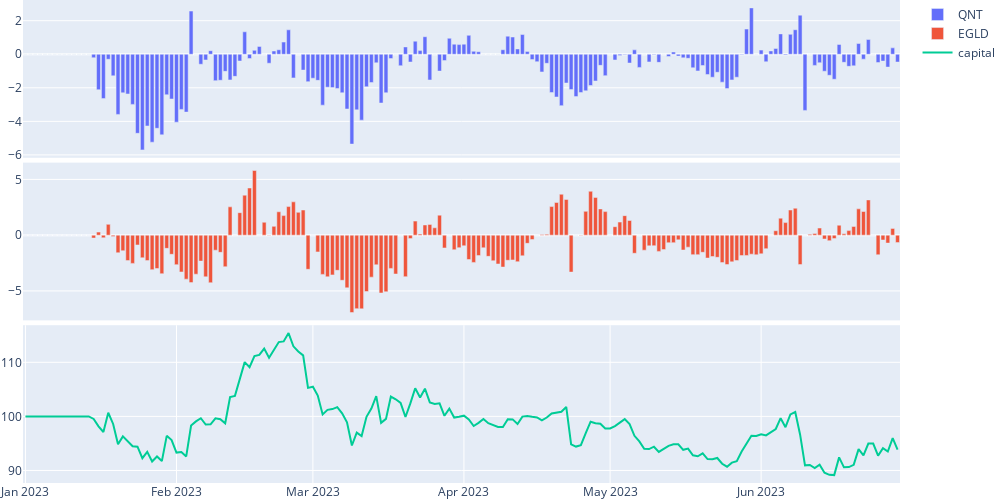

Notebook code for this chart:
### Code cell
w.report.plot("pnl", True)

### Figure 1 — Plotly figure (JSON) as saved in the notebook; plotly's stock layout.template omitted (floating-point values rounded to 4 significant figures; data arrays with more than 128 entries replaced by an {"elided": "..."} marker saying what was removed)
{"data": [{"name": "QNT", "type": "bar", "x": {"elided": "180 str values"}, "xaxis": "x", "y": {"elided": "180 float values"}, "yaxis": "y"}, {"name": "EGLD", "type": "bar", "x": {"elided": "180 str values"}, "xaxis": "x2", "y": {"elided": "180 float values"}, "yaxis": "y2"}, {"name": "capital", "type": "scatter", "x": {"elided": "180 str values"}, "xaxis": "x3", "y": {"elided": "180 float values"}, "yaxis": "y3"}], "layout": {"height": 500, "margin": {"b": 0, "l": 0, "t": 0}, "width": 1000, "xaxis": {"anchor": "y", "domain": [0, 1], "matches": "x3", "showticklabels": false}, "xaxis2": {"anchor": "y2", "domain": [0, 1], "matches": "x3", "showticklabels": false}, "xaxis3": {"anchor": "y3", "domain": [0, 1]}, "yaxis": {"anchor": "x", "domain": [0.6733, 1]}, "yaxis2": {"anchor": "x2", "domain": [0.3367, 0.6633]}, "yaxis3": {"anchor": "x3", "domain": [0, 0.3267]}}}
